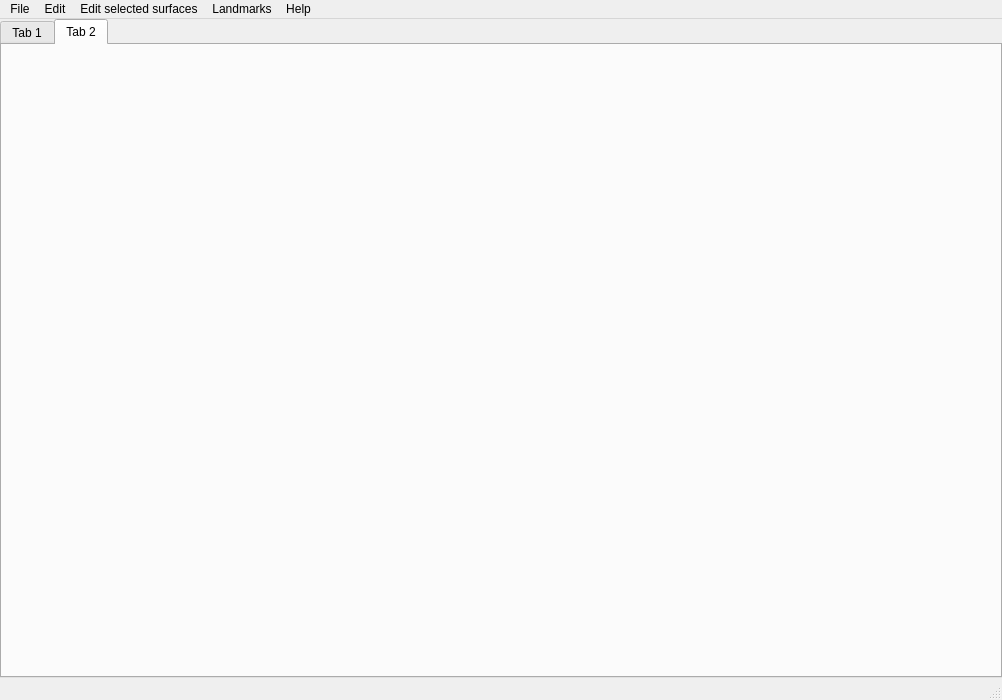
<?xml version="1.0" encoding="UTF-8"?>
<ui version="4.0">
 <class>MeshTools</class>
 <widget class="QMainWindow" name="MeshTools">
  <property name="geometry">
   <rect>
    <x>0</x>
    <y>0</y>
    <width>1002</width>
    <height>700</height>
   </rect>
  </property>
  <property name="windowTitle">
   <string>MeshTools</string>
  </property>
  <property name="windowIcon">
   <iconset resource="Icons/icons.qrc">
    <normaloff>:/Icons/MeshTools.ico</normaloff>:/Icons/MeshTools.ico</iconset>
  </property>
  <property name="iconSize">
   <size>
    <width>22</width>
    <height>22</height>
   </size>
  </property>
  <widget class="QWidget" name="centralwidget">
   <layout class="QGridLayout" name="gridLayout">
    <property name="leftMargin">
     <number>0</number>
    </property>
    <property name="topMargin">
     <number>0</number>
    </property>
    <property name="rightMargin">
     <number>0</number>
    </property>
    <property name="bottomMargin">
     <number>0</number>
    </property>
    <item row="0" column="0">
     <widget class="QTabWidget" name="tabWidget">
      <property name="currentIndex">
       <number>1</number>
      </property>
      <widget class="QWidget" name="tab">
       <attribute name="title">
        <string>Tab 1</string>
       </attribute>
       <widget class="QVTKWidget" name="qvtkWidget" native="true">
        <property name="geometry">
         <rect>
          <x>0</x>
          <y>0</y>
          <width>996</width>
          <height>659</height>
         </rect>
        </property>
        <property name="sizePolicy">
         <sizepolicy hsizetype="Expanding" vsizetype="Expanding">
          <horstretch>1</horstretch>
          <verstretch>1</verstretch>
         </sizepolicy>
        </property>
        <property name="minimumSize">
         <size>
          <width>300</width>
          <height>300</height>
         </size>
        </property>
       </widget>
      </widget>
      <widget class="QWidget" name="tab_2">
       <attribute name="title">
        <string>Tab 2</string>
       </attribute>
      </widget>
     </widget>
    </item>
   </layout>
  </widget>
  <widget class="QMenuBar" name="menubar">
   <property name="geometry">
    <rect>
     <x>0</x>
     <y>0</y>
     <width>1002</width>
     <height>21</height>
    </rect>
   </property>
   <widget class="QMenu" name="menuFile">
    <property name="title">
     <string>File</string>
    </property>
   </widget>
   <widget class="QMenu" name="menuHelp">
    <property name="title">
     <string>Help</string>
    </property>
   </widget>
   <widget class="QMenu" name="menuEdit">
    <property name="title">
     <string>Edit</string>
    </property>
   </widget>
   <widget class="QMenu" name="menuLandmarks">
    <property name="title">
     <string>Landmarks</string>
    </property>
   </widget>
   <widget class="QMenu" name="menuEditSelectedSurfaces">
    <property name="title">
     <string>Edit selected surfaces</string>
    </property>
   </widget>
   <addaction name="menuFile"/>
   <addaction name="menuEdit"/>
   <addaction name="menuEditSelectedSurfaces"/>
   <addaction name="menuLandmarks"/>
   <addaction name="menuHelp"/>
  </widget>
  <widget class="QStatusBar" name="statusbar"/>
  <action name="actionExit">
   <property name="text">
    <string>Exit</string>
   </property>
  </action>
  <action name="actionHelp">
   <property name="icon">
    <iconset resource="Icons/icons.qrc">
     <normaloff>:/Icons/help.png</normaloff>:/Icons/help.png</iconset>
   </property>
   <property name="text">
    <string>Help</string>
   </property>
  </action>
 </widget>
 <customwidgets>
  <customwidget>
   <class>QVTKWidget</class>
   <extends>QWidget</extends>
   <header>QVTKWidget.h</header>
  </customwidget>
 </customwidgets>
 <resources>
  <include location="Icons/icons.qrc"/>
 </resources>
 <connections/>
</ui>
